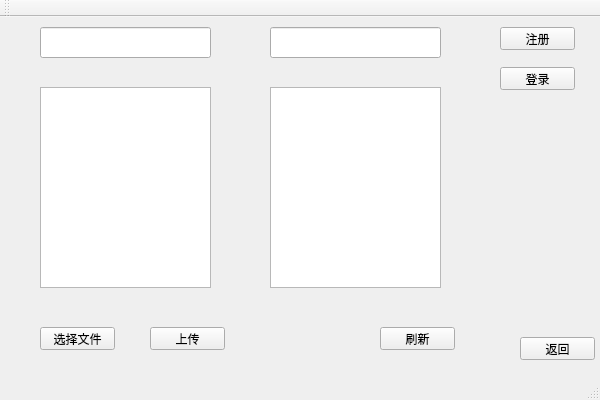
<?xml version="1.0" encoding="UTF-8"?>
<ui version="4.0">
 <class>clientClass</class>
 <widget class="QMainWindow" name="clientClass">
  <property name="geometry">
   <rect>
    <x>0</x>
    <y>0</y>
    <width>600</width>
    <height>400</height>
   </rect>
  </property>
  <property name="windowTitle">
   <string>clienttest</string>
  </property>
  <widget class="QWidget" name="centralWidget">
   <widget class="QPushButton" name="login">
    <property name="geometry">
     <rect>
      <x>500</x>
      <y>50</y>
      <width>75</width>
      <height>23</height>
     </rect>
    </property>
    <property name="text">
     <string>登录</string>
    </property>
   </widget>
   <widget class="QPushButton" name="select">
    <property name="geometry">
     <rect>
      <x>40</x>
      <y>310</y>
      <width>75</width>
      <height>23</height>
     </rect>
    </property>
    <property name="text">
     <string>选择文件</string>
    </property>
   </widget>
   <widget class="QPushButton" name="registered">
    <property name="geometry">
     <rect>
      <x>500</x>
      <y>10</y>
      <width>75</width>
      <height>23</height>
     </rect>
    </property>
    <property name="text">
     <string>注册</string>
    </property>
   </widget>
   <widget class="QLineEdit" name="usrname">
    <property name="geometry">
     <rect>
      <x>40</x>
      <y>10</y>
      <width>171</width>
      <height>31</height>
     </rect>
    </property>
   </widget>
   <widget class="QLineEdit" name="password">
    <property name="geometry">
     <rect>
      <x>270</x>
      <y>10</y>
      <width>171</width>
      <height>31</height>
     </rect>
    </property>
   </widget>
   <widget class="QPushButton" name="up">
    <property name="geometry">
     <rect>
      <x>150</x>
      <y>310</y>
      <width>75</width>
      <height>23</height>
     </rect>
    </property>
    <property name="text">
     <string>上传</string>
    </property>
   </widget>
   <widget class="QPushButton" name="flush">
    <property name="geometry">
     <rect>
      <x>380</x>
      <y>310</y>
      <width>75</width>
      <height>23</height>
     </rect>
    </property>
    <property name="text">
     <string>刷新</string>
    </property>
   </widget>
   <widget class="QListWidget" name="downimage">
    <property name="geometry">
     <rect>
      <x>270</x>
      <y>70</y>
      <width>171</width>
      <height>201</height>
     </rect>
    </property>
   </widget>
   <widget class="QListWidget" name="upimage">
    <property name="geometry">
     <rect>
      <x>40</x>
      <y>70</y>
      <width>171</width>
      <height>201</height>
     </rect>
    </property>
   </widget>
   <widget class="QLabel" name="image">
    <property name="geometry">
     <rect>
      <x>3</x>
      <y>0</y>
      <width>591</width>
      <height>341</height>
     </rect>
    </property>
    <property name="text">
     <string/>
    </property>
   </widget>
   <widget class="QPushButton" name="returned">
    <property name="geometry">
     <rect>
      <x>520</x>
      <y>320</y>
      <width>75</width>
      <height>23</height>
     </rect>
    </property>
    <property name="text">
     <string>返回</string>
    </property>
   </widget>
  </widget>
  <widget class="QMenuBar" name="menuBar">
   <property name="geometry">
    <rect>
     <x>0</x>
     <y>0</y>
     <width>600</width>
     <height>23</height>
    </rect>
   </property>
  </widget>
  <widget class="QToolBar" name="mainToolBar">
   <attribute name="toolBarArea">
    <enum>TopToolBarArea</enum>
   </attribute>
   <attribute name="toolBarBreak">
    <bool>false</bool>
   </attribute>
  </widget>
  <widget class="QStatusBar" name="statusBar"/>
 </widget>
 <layoutdefault spacing="6" margin="11"/>
 <resources>
  <include location="clienttest.qrc"/>
 </resources>
 <connections/>
</ui>
